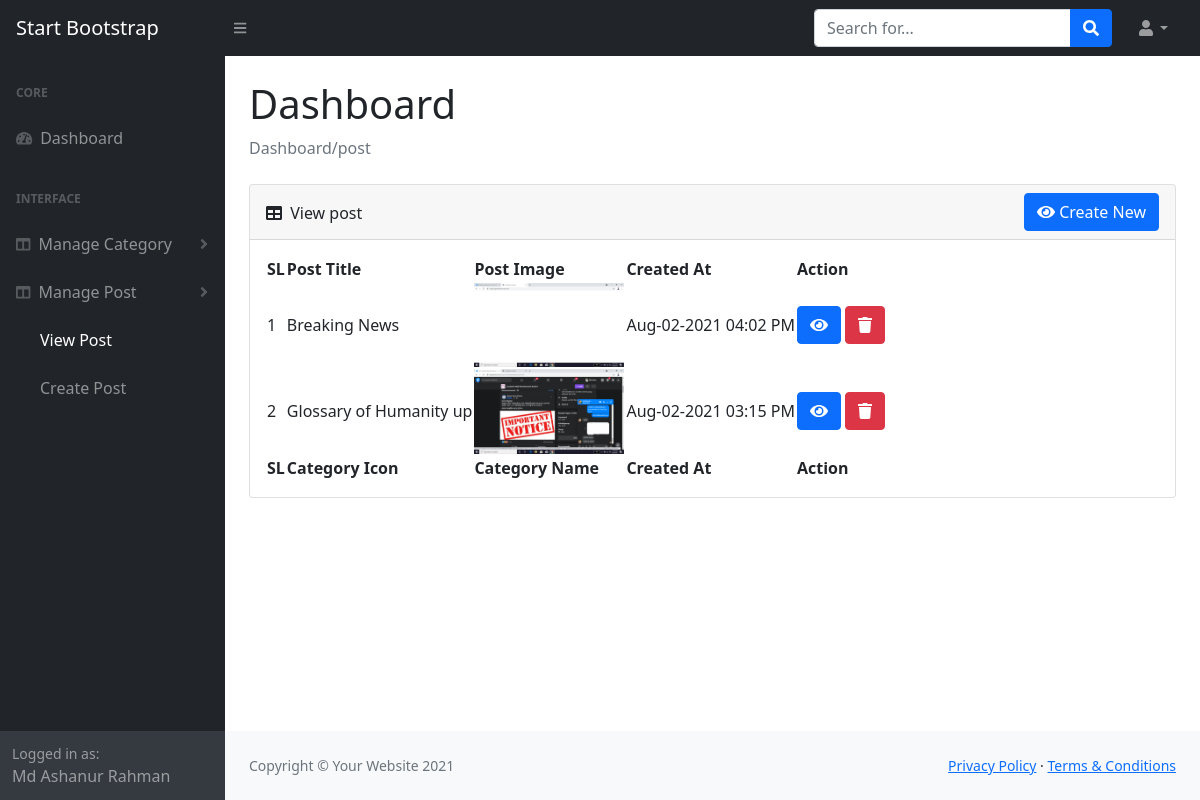
The app's page /oop/blog/admin/view_post.php (signed in) with its own data.
### tables this page shows
CREATE TABLE `post` (
  `post_id` int(11) NOT NULL,
  `author_id` int(10) NOT NULL,
  `catagory_id` int(10) NOT NULL,
  `post_title` longtext NOT NULL,
  `post_body` longtext NOT NULL,
  `post_thumbnail` varchar(80) NOT NULL,
  `post_created_at` datetime NOT NULL DEFAULT current_timestamp()
);

### oop/blog/admin/main.php (called while the page is built, shortened)
<?php
class Main{
    protected $host = 'localhost';
    protected $user = 'root';
    protected $pass = '';
    protected $db = 'blog';
    protected $con;
    public function __construct(){
        $this->con = new mysqli($this->host,$this->user,$this->pass,$this->db);
    }
    public function get_post($id){
        $this->sql = "SELECT * FROM `post` WHERE author_id = '$id' ORDER BY post_id DESC";
        $this->result = $this->con->query($this->sql);
        if($this->result == true){
            return $this->result;
        }else{
            return false;
        }
    }
}
?>

### oop/blog/admin/view_post.php (the view, shortened to what this page needs)
<?php
    $page = 'post';
    $sub_page = 'view_post';
    include 'header.php';
    $author_id = $_SESSION['id'];
    $post_data = $obj->get_post($author_id);
?>
    <div id="layoutSidenav_content">
        <main>
            <div class="container-fluid px-4">
                <h1 class="mt-4">Dashboard</h1>
                <ol class="breadcrumb mb-4">
                    <li class="breadcrumb-item active">Dashboard/post</li>
                </ol>
                <div class="card mb-4">
                    <div class="card-header d-flex justify-content-between">
                        <div class="mt-2">
                            <i class="fas fa-table me-1"></i>
                            View post
                        </div>
                        <div>
                            <a href="add_post.php" class="btn btn-primary"><i class="fas fa-eye me-1"></i>Create New</a>
                        </div>
                    </div>
                    <div class="card-body">
                        <table id="datatablesSimple">
                            <thead>
                                <tr>
                                    <th>SL</th>
                                    <th>Post Title</th>
                                    <th>Post Image</th>
                                    <th>Created At</th>
                                    <th>Action</th>
                                </tr>
                            </thead>
                            <tbody>
                            <?php
                                if($post_data->num_rows > 0){
                                    $si = 1;
                                    while($post = $post_data->fetch_object()){
                                        ?>
                                        <tr>
                                            <td><?php echo  $si; ?></td>
                                            <td>
                                                <?php echo $post->post_title; ?>
                                            </td>
                                            <td>
                                                <a href="<?php echo 'uploads/post/'.$post->post_thumbnail; ?>" target="_blank">
                                                <img class="img-fluid" src="<?php echo 'uploads/post/'.$post->post_thumbnail; ?>" width="150" height="150" alt="">
                                                </a>
                                            </td>
                                            <td><?php echo date('M-d-Y h:i A',strtotime($post->post_created_at)); ?></td>
                                            <td>
                                                <a href="post_details.php?id=<?php echo $post->post_id; ?>"class="btn btn-primary"><i class="fas fa-eye"></i></a>
                                                <a href="#"class="btn btn-danger"><i class="fas fa-trash"></i></a>
                                            </td>
                                        </tr>
                                        <?php
                                        $si++;
                                    }
                                }
                            ?>
                            </tbody>
                            <tfoot>
                                <tr>
                                    <th>SL</th>
                                    <th>Category Icon</th>
                                    <th>Category Name</th>
                                    <th>Created At</th>
                                    <th>Action</th>
                                </tr>
                            </tfoot>
                        </table>
                    </div>
                </div>
            </div>
        </main>
        <footer class="py-4 bg-light mt-auto">
            <div class="container-fluid px-4">
                <div class="d-flex align-items-center justify-content-between small">
                    <div class="text-muted">Copyright &copy; Your Website 2021</div>
                    <div>
                        <a href="#">Privacy Policy</a>
                        &middot;
                        <a href="#">Terms &amp; Conditions</a>
                    </div>
                </div>
            </div>
        </footer>
    </div>
<?php
    include 'footer.php';
?>

### oop/blog/admin/header.php (shortened to what this page needs)
<?php
include 'main.php';
$obj = new Main();
?>
<!DOCTYPE html>
<html lang="en">
    <head>
        <link rel="stylesheet" href="css/datatable.min.css">
        <link href="css/styles.css" rel="stylesheet" />
        <link rel="stylesheet" href="css/toastr.css">
        <link rel="stylesheet" href="summernote/summernote-bs4.min.css">
    </head>
    <body class="sb-nav-fixed">
        <nav class="sb-topnav navbar navbar-expand navbar-dark bg-dark">
            <a class="navbar-brand ps-3" href="index.html">Start Bootstrap</a>
            <button class="btn btn-link btn-sm order-1 order-lg-0 me-4 me-lg-0" id="sidebarToggle" href="#!"><i class="fas fa-bars"></i></button>
            <form class="d-none d-md-inline-block form-inline ms-auto me-0 me-md-3 my-2 my-md-0">
                <div class="input-group">
                    <input class="form-control" type="text" placeholder="Search for..." aria-label="Search for..." aria-describedby="btnNavbarSearch" />
                    <button class="btn btn-primary" id="btnNavbarSearch" type="button"><i class="fas fa-search"></i></button>
                </div>
            </form>
            <ul class="navbar-nav ms-auto ms-md-0 me-3 me-lg-4">
                <li class="nav-item dropdown">
                    <a class="nav-link dropdown-toggle" id="navbarDropdown" href="#" role="button" data-bs-toggle="dropdown" aria-expanded="false"><i class="fas fa-user fa-fw"></i></a>
                </li>
            </ul>
        </nav>
        <div id="layoutSidenav">
            <div id="layoutSidenav_nav">
                <nav class="sb-sidenav accordion sb-sidenav-dark" id="sidenavAccordion">
                    <div class="sb-sidenav-menu">
                        <div class="nav">
                            <div class="sb-sidenav-menu-heading">Core</div>
                            <a class="nav-link <?php if($page == 'dashboard')echo 'active'; ?>" href="index.php">
                                <div class="sb-nav-link-icon"><i class="fas fa-tachometer-alt"></i></div>
                                Dashboard
                            </a>
                            <div class="sb-sidenav-menu-heading">Interface</div>
                            <a class="nav-link collapsed" href="#" data-bs-toggle="collapse" data-bs-target="#collapseLayouts" aria-expanded="false" aria-controls="collapseLayouts">
                                <div class="sb-nav-link-icon"><i class="fas fa-columns"></i></div>
                                Manage Category
                                <div class="sb-sidenav-collapse-arrow"><i class="fas fa-angle-down"></i></div>
                            </a>
                            <a class="nav-link collapsed" href="#" data-bs-toggle="collapse" data-bs-target="#collapseLayouts2" aria-expanded="false" aria-controls="collapseLayouts">
                                <div class="sb-nav-link-icon"><i class="fas fa-columns"></i></div>
                                Manage Post
                                <div class="sb-sidenav-collapse-arrow"><i class="fas fa-angle-down"></i></div>
                            </a>
                            <div class="collapse <?php if($page == 'post'){echo 'show';}?>" id="collapseLayouts2" aria-labelledby="headingOne" data-bs-parent="#sidenavAccordion">
                                <nav class="sb-sidenav-menu-nested nav">
                                    <a class="nav-link <?php if($sub_page == 'view_post')echo 'active'; ?>" href="view_post.php">View Post</a>
                                    <a class="nav-link <?php if($sub_page == 'add_post')echo 'active'; ?>" href="add_post.php">Create Post</a>
                                </nav>
                            </div>
                        </div>
                    </div>
                    <div class="sb-sidenav-footer">
                        <div class="small">Logged in as:</div>
                        <?php echo $_SESSION['name']; ?>
                    </div>
                </nav>
            </div>

### oop/blog/admin/footer.php (shortened to what this page needs)
</div>
    </body>
</html>

### records on screen
post: post_title "Breaking News", post_thumbnail (picture), post_created_at "Aug-02-2021 04:02 PM"
post: post_title "Glossary of Humanity up", post_thumbnail (picture), post_created_at "Aug-02-2021 03:15 PM"

### other values on screen
$_SESSION['name'] "Md Ashanur Rahman"
